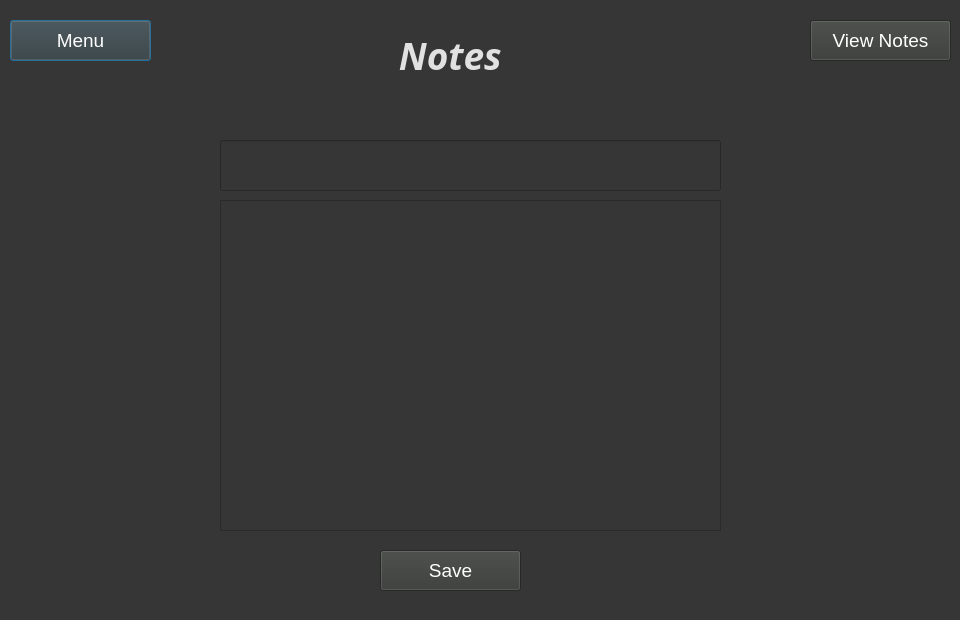
<?xml version="1.0" encoding="UTF-8"?>
<ui version="4.0">
 <class>Dialog</class>
 <widget class="QDialog" name="Dialog">
  <property name="geometry">
   <rect>
    <x>0</x>
    <y>0</y>
    <width>960</width>
    <height>620</height>
   </rect>
  </property>
  <property name="palette">
   <palette>
    <active>
     <colorrole role="WindowText">
      <brush brushstyle="SolidPattern">
       <color alpha="255">
        <red>255</red>
        <green>255</green>
        <blue>255</blue>
       </color>
      </brush>
     </colorrole>
     <colorrole role="Button">
      <brush brushstyle="SolidPattern">
       <color alpha="255">
        <red>54</red>
        <green>54</green>
        <blue>54</blue>
       </color>
      </brush>
     </colorrole>
     <colorrole role="Text">
      <brush brushstyle="SolidPattern">
       <color alpha="255">
        <red>255</red>
        <green>255</green>
        <blue>255</blue>
       </color>
      </brush>
     </colorrole>
     <colorrole role="Base">
      <brush brushstyle="SolidPattern">
       <color alpha="255">
        <red>54</red>
        <green>54</green>
        <blue>54</blue>
       </color>
      </brush>
     </colorrole>
     <colorrole role="Window">
      <brush brushstyle="SolidPattern">
       <color alpha="255">
        <red>54</red>
        <green>54</green>
        <blue>54</blue>
       </color>
      </brush>
     </colorrole>
     <colorrole role="PlaceholderText">
      <brush brushstyle="SolidPattern">
       <color alpha="128">
        <red>255</red>
        <green>255</green>
        <blue>255</blue>
       </color>
      </brush>
     </colorrole>
    </active>
    <inactive>
     <colorrole role="WindowText">
      <brush brushstyle="SolidPattern">
       <color alpha="255">
        <red>255</red>
        <green>255</green>
        <blue>255</blue>
       </color>
      </brush>
     </colorrole>
     <colorrole role="Button">
      <brush brushstyle="SolidPattern">
       <color alpha="255">
        <red>54</red>
        <green>54</green>
        <blue>54</blue>
       </color>
      </brush>
     </colorrole>
     <colorrole role="Text">
      <brush brushstyle="SolidPattern">
       <color alpha="255">
        <red>255</red>
        <green>255</green>
        <blue>255</blue>
       </color>
      </brush>
     </colorrole>
     <colorrole role="Base">
      <brush brushstyle="SolidPattern">
       <color alpha="255">
        <red>54</red>
        <green>54</green>
        <blue>54</blue>
       </color>
      </brush>
     </colorrole>
     <colorrole role="Window">
      <brush brushstyle="SolidPattern">
       <color alpha="255">
        <red>54</red>
        <green>54</green>
        <blue>54</blue>
       </color>
      </brush>
     </colorrole>
     <colorrole role="PlaceholderText">
      <brush brushstyle="SolidPattern">
       <color alpha="128">
        <red>255</red>
        <green>255</green>
        <blue>255</blue>
       </color>
      </brush>
     </colorrole>
    </inactive>
    <disabled>
     <colorrole role="WindowText">
      <brush brushstyle="SolidPattern">
       <color alpha="255">
        <red>120</red>
        <green>120</green>
        <blue>120</blue>
       </color>
      </brush>
     </colorrole>
     <colorrole role="Button">
      <brush brushstyle="SolidPattern">
       <color alpha="255">
        <red>54</red>
        <green>54</green>
        <blue>54</blue>
       </color>
      </brush>
     </colorrole>
     <colorrole role="Text">
      <brush brushstyle="SolidPattern">
       <color alpha="255">
        <red>120</red>
        <green>120</green>
        <blue>120</blue>
       </color>
      </brush>
     </colorrole>
     <colorrole role="Base">
      <brush brushstyle="SolidPattern">
       <color alpha="255">
        <red>54</red>
        <green>54</green>
        <blue>54</blue>
       </color>
      </brush>
     </colorrole>
     <colorrole role="Window">
      <brush brushstyle="SolidPattern">
       <color alpha="255">
        <red>54</red>
        <green>54</green>
        <blue>54</blue>
       </color>
      </brush>
     </colorrole>
     <colorrole role="PlaceholderText">
      <brush brushstyle="SolidPattern">
       <color alpha="128">
        <red>0</red>
        <green>0</green>
        <blue>0</blue>
       </color>
      </brush>
     </colorrole>
    </disabled>
   </palette>
  </property>
  <property name="windowTitle">
   <string>Dialog</string>
  </property>
  <property name="styleSheet">
   <string notr="true">background-color: rgb(54, 54, 54);</string>
  </property>
  <widget class="QLabel" name="Notes">
   <property name="geometry">
    <rect>
     <x>370</x>
     <y>20</y>
     <width>191</width>
     <height>71</height>
    </rect>
   </property>
   <property name="font">
    <font>
     <family>Modern</family>
     <pointsize>28</pointsize>
     <weight>75</weight>
     <italic>true</italic>
     <bold>true</bold>
    </font>
   </property>
   <property name="styleSheet">
    <string notr="true">color:rgb(225, 225, 225); font-size:28pt;</string>
   </property>
   <property name="text">
    <string>   Notes</string>
   </property>
  </widget>
  <widget class="QPushButton" name="menuBtn">
   <property name="geometry">
    <rect>
     <x>10</x>
     <y>20</y>
     <width>141</width>
     <height>41</height>
    </rect>
   </property>
   <property name="styleSheet">
    <string notr="true">background-color: rgb(55, 57, 55); font-size:14pt; color:rgb(255, 255, 255)</string>
   </property>
   <property name="text">
    <string>Menu</string>
   </property>
  </widget>
  <widget class="QPushButton" name="notesViewBtn">
   <property name="geometry">
    <rect>
     <x>810</x>
     <y>20</y>
     <width>141</width>
     <height>41</height>
    </rect>
   </property>
   <property name="styleSheet">
    <string notr="true">background-color: rgb(55, 57, 55); font-size:14pt; color:rgb(255, 255, 255)</string>
   </property>
   <property name="text">
    <string>View Notes</string>
   </property>
  </widget>
  <widget class="QTextEdit" name="notesText">
   <property name="geometry">
    <rect>
     <x>220</x>
     <y>200</y>
     <width>501</width>
     <height>331</height>
    </rect>
   </property>
   <property name="palette">
    <palette>
     <active>
      <colorrole role="WindowText">
       <brush brushstyle="SolidPattern">
        <color alpha="255">
         <red>255</red>
         <green>255</green>
         <blue>255</blue>
        </color>
       </brush>
      </colorrole>
      <colorrole role="Button">
       <brush brushstyle="SolidPattern">
        <color alpha="255">
         <red>54</red>
         <green>54</green>
         <blue>54</blue>
        </color>
       </brush>
      </colorrole>
      <colorrole role="Text">
       <brush brushstyle="SolidPattern">
        <color alpha="255">
         <red>255</red>
         <green>255</green>
         <blue>255</blue>
        </color>
       </brush>
      </colorrole>
      <colorrole role="ButtonText">
       <brush brushstyle="SolidPattern">
        <color alpha="255">
         <red>255</red>
         <green>255</green>
         <blue>255</blue>
        </color>
       </brush>
      </colorrole>
      <colorrole role="Base">
       <brush brushstyle="SolidPattern">
        <color alpha="255">
         <red>54</red>
         <green>54</green>
         <blue>54</blue>
        </color>
       </brush>
      </colorrole>
      <colorrole role="Window">
       <brush brushstyle="SolidPattern">
        <color alpha="255">
         <red>54</red>
         <green>54</green>
         <blue>54</blue>
        </color>
       </brush>
      </colorrole>
      <colorrole role="PlaceholderText">
       <brush brushstyle="NoBrush">
        <color alpha="128">
         <red>255</red>
         <green>255</green>
         <blue>255</blue>
        </color>
       </brush>
      </colorrole>
     </active>
     <inactive>
      <colorrole role="WindowText">
       <brush brushstyle="SolidPattern">
        <color alpha="255">
         <red>255</red>
         <green>255</green>
         <blue>255</blue>
        </color>
       </brush>
      </colorrole>
      <colorrole role="Button">
       <brush brushstyle="SolidPattern">
        <color alpha="255">
         <red>54</red>
         <green>54</green>
         <blue>54</blue>
        </color>
       </brush>
      </colorrole>
      <colorrole role="Text">
       <brush brushstyle="SolidPattern">
        <color alpha="255">
         <red>255</red>
         <green>255</green>
         <blue>255</blue>
        </color>
       </brush>
      </colorrole>
      <colorrole role="ButtonText">
       <brush brushstyle="SolidPattern">
        <color alpha="255">
         <red>255</red>
         <green>255</green>
         <blue>255</blue>
        </color>
       </brush>
      </colorrole>
      <colorrole role="Base">
       <brush brushstyle="SolidPattern">
        <color alpha="255">
         <red>54</red>
         <green>54</green>
         <blue>54</blue>
        </color>
       </brush>
      </colorrole>
      <colorrole role="Window">
       <brush brushstyle="SolidPattern">
        <color alpha="255">
         <red>54</red>
         <green>54</green>
         <blue>54</blue>
        </color>
       </brush>
      </colorrole>
      <colorrole role="PlaceholderText">
       <brush brushstyle="NoBrush">
        <color alpha="128">
         <red>255</red>
         <green>255</green>
         <blue>255</blue>
        </color>
       </brush>
      </colorrole>
     </inactive>
     <disabled>
      <colorrole role="WindowText">
       <brush brushstyle="SolidPattern">
        <color alpha="255">
         <red>255</red>
         <green>255</green>
         <blue>255</blue>
        </color>
       </brush>
      </colorrole>
      <colorrole role="Button">
       <brush brushstyle="SolidPattern">
        <color alpha="255">
         <red>54</red>
         <green>54</green>
         <blue>54</blue>
        </color>
       </brush>
      </colorrole>
      <colorrole role="Text">
       <brush brushstyle="SolidPattern">
        <color alpha="255">
         <red>255</red>
         <green>255</green>
         <blue>255</blue>
        </color>
       </brush>
      </colorrole>
      <colorrole role="ButtonText">
       <brush brushstyle="SolidPattern">
        <color alpha="255">
         <red>255</red>
         <green>255</green>
         <blue>255</blue>
        </color>
       </brush>
      </colorrole>
      <colorrole role="Base">
       <brush brushstyle="SolidPattern">
        <color alpha="255">
         <red>54</red>
         <green>54</green>
         <blue>54</blue>
        </color>
       </brush>
      </colorrole>
      <colorrole role="Window">
       <brush brushstyle="SolidPattern">
        <color alpha="255">
         <red>54</red>
         <green>54</green>
         <blue>54</blue>
        </color>
       </brush>
      </colorrole>
      <colorrole role="PlaceholderText">
       <brush brushstyle="NoBrush">
        <color alpha="128">
         <red>255</red>
         <green>255</green>
         <blue>255</blue>
        </color>
       </brush>
      </colorrole>
     </disabled>
    </palette>
   </property>
   <property name="font">
    <font>
     <family>MS Shell Dlg 2</family>
     <pointsize>14</pointsize>
     <weight>50</weight>
     <italic>false</italic>
     <bold>false</bold>
    </font>
   </property>
   <property name="styleSheet">
    <string notr="true">background-color: rgb(54, 54, 54); font-size:14pt; color:rgb(255, 255, 255)</string>
   </property>
   <property name="html">
    <string>&lt;!DOCTYPE HTML PUBLIC &quot;-//W3C//DTD HTML 4.0//EN&quot; &quot;http://www.w3.org/TR/REC-html40/strict.dtd&quot;&gt;
&lt;html&gt;&lt;head&gt;&lt;meta name=&quot;qrichtext&quot; content=&quot;1&quot; /&gt;&lt;style type=&quot;text/css&quot;&gt;
p, li { white-space: pre-wrap; }
&lt;/style&gt;&lt;/head&gt;&lt;body style=&quot; font-family:'MS Shell Dlg 2'; font-size:14pt; font-weight:400; font-style:normal;&quot;&gt;
&lt;p style=&quot;-qt-paragraph-type:empty; margin-top:0px; margin-bottom:0px; margin-left:0px; margin-right:0px; -qt-block-indent:0; text-indent:0px; font-size:14.25pt;&quot;&gt;&lt;br /&gt;&lt;/p&gt;&lt;/body&gt;&lt;/html&gt;</string>
   </property>
  </widget>
  <widget class="QLineEdit" name="notesTitle">
   <property name="geometry">
    <rect>
     <x>220</x>
     <y>140</y>
     <width>501</width>
     <height>51</height>
    </rect>
   </property>
   <property name="font">
    <font>
     <family>MS Shell Dlg 2</family>
     <pointsize>14</pointsize>
    </font>
   </property>
   <property name="styleSheet">
    <string notr="true">font-size:14pt; color:rgb(243, 243, 243)</string>
   </property>
   <property name="text">
    <string/>
   </property>
  </widget>
  <widget class="QPushButton" name="notesSaveBtn">
   <property name="geometry">
    <rect>
     <x>380</x>
     <y>550</y>
     <width>141</width>
     <height>41</height>
    </rect>
   </property>
   <property name="styleSheet">
    <string notr="true">background-color: rgb(55, 57, 55); font-size:14pt; color:rgb(255, 255, 255)</string>
   </property>
   <property name="text">
    <string>Save</string>
   </property>
  </widget>
 </widget>
 <resources/>
 <connections/>
</ui>
